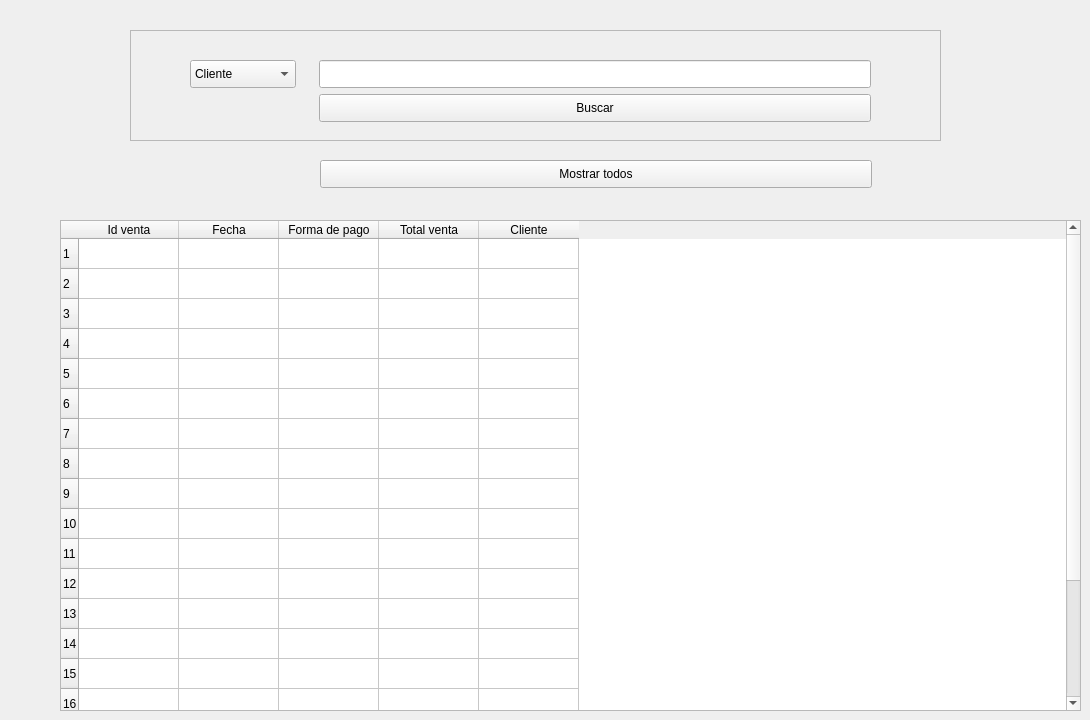
      <widget class="QWidget" name="tab_venta">
       <attribute name="title">
        <string>Ventas</string>
       </attribute>
       <widget class="QFrame" name="frame_buscar_venta">
        <property name="geometry">
         <rect>
          <x>130</x>
          <y>30</y>
          <width>811</width>
          <height>111</height>
         </rect>
        </property>
        <property name="frameShape">
         <enum>QFrame::StyledPanel</enum>
        </property>
        <property name="frameShadow">
         <enum>QFrame::Raised</enum>
        </property>
        <widget class="QPushButton" name="btn_buscar_venta">
         <property name="geometry">
          <rect>
           <x>189</x>
           <y>64</y>
           <width>552</width>
           <height>28</height>
          </rect>
         </property>
         <property name="text">
          <string>Buscar</string>
         </property>
        </widget>
        <widget class="QLineEdit" name="lineEdit_buscar_venta">
         <property name="geometry">
          <rect>
           <x>189</x>
           <y>30</y>
           <width>552</width>
           <height>28</height>
          </rect>
         </property>
        </widget>
        <widget class="QComboBox" name="comboBox_atributo_busqueda_venta">
         <property name="geometry">
          <rect>
           <x>60</x>
           <y>30</y>
           <width>106</width>
           <height>28</height>
          </rect>
         </property>
         <item>
          <property name="text">
           <string>Cliente</string>
          </property>
         </item>
         <item>
          <property name="text">
           <string>Fecha</string>
          </property>
         </item>
        </widget>
       </widget>
       <widget class="QPushButton" name="btn_mostrar_todas_ventas">
        <property name="geometry">
         <rect>
          <x>320</x>
          <y>160</y>
          <width>552</width>
          <height>28</height>
         </rect>
        </property>
        <property name="text">
         <string>Mostrar todos</string>
        </property>
       </widget>
       <widget class="QTableWidget" name="tableListaVenta">
        <property name="enabled">
         <bool>true</bool>
        </property>
        <property name="geometry">
         <rect>
          <x>60</x>
          <y>220</y>
          <width>1021</width>
          <height>491</height>
         </rect>
        </property>
        <property name="acceptDrops">
         <bool>false</bool>
        </property>
        <property name="frameShape">
         <enum>QFrame::StyledPanel</enum>
        </property>
        <property name="frameShadow">
         <enum>QFrame::Sunken</enum>
        </property>
        <property name="lineWidth">
         <number>1</number>
        </property>
        <property name="midLineWidth">
         <number>0</number>
        </property>
        <property name="verticalScrollBarPolicy">
         <enum>Qt::ScrollBarAsNeeded</enum>
        </property>
        <property name="showGrid">
         <bool>true</bool>
        </property>
        <property name="sortingEnabled">
         <bool>false</bool>
        </property>
        <property name="wordWrap">
         <bool>true</bool>
        </property>
        <property name="cornerButtonEnabled">
         <bool>true</bool>
        </property>
        <property name="rowCount">
         <number>20</number>
        </property>
        <property name="columnCount">
         <number>5</number>
        </property>
        <attribute name="horizontalHeaderCascadingSectionResizes">
         <bool>false</bool>
        </attribute>
        <row/>
        <row/>
        <row/>
        <row/>
        <row/>
        <row/>
        <row/>
        <row/>
        <row/>
        <row/>
        <row/>
        <row/>
        <row/>
        <row/>
        <row/>
        <row/>
        <row/>
        <row/>
        <row/>
        <row/>
        <column>
         <property name="text">
          <string>Id venta</string>
         </property>
        </column>
        <column>
         <property name="text">
          <string>Fecha</string>
         </property>
        </column>
        <column>
         <property name="text">
          <string>Forma de pago</string>
         </property>
        </column>
        <column>
         <property name="text">
          <string>Total venta</string>
         </property>
        </column>
        <column>
         <property name="text">
          <string>Cliente</string>
         </property>
        </column>
       </widget>
      </widget>
